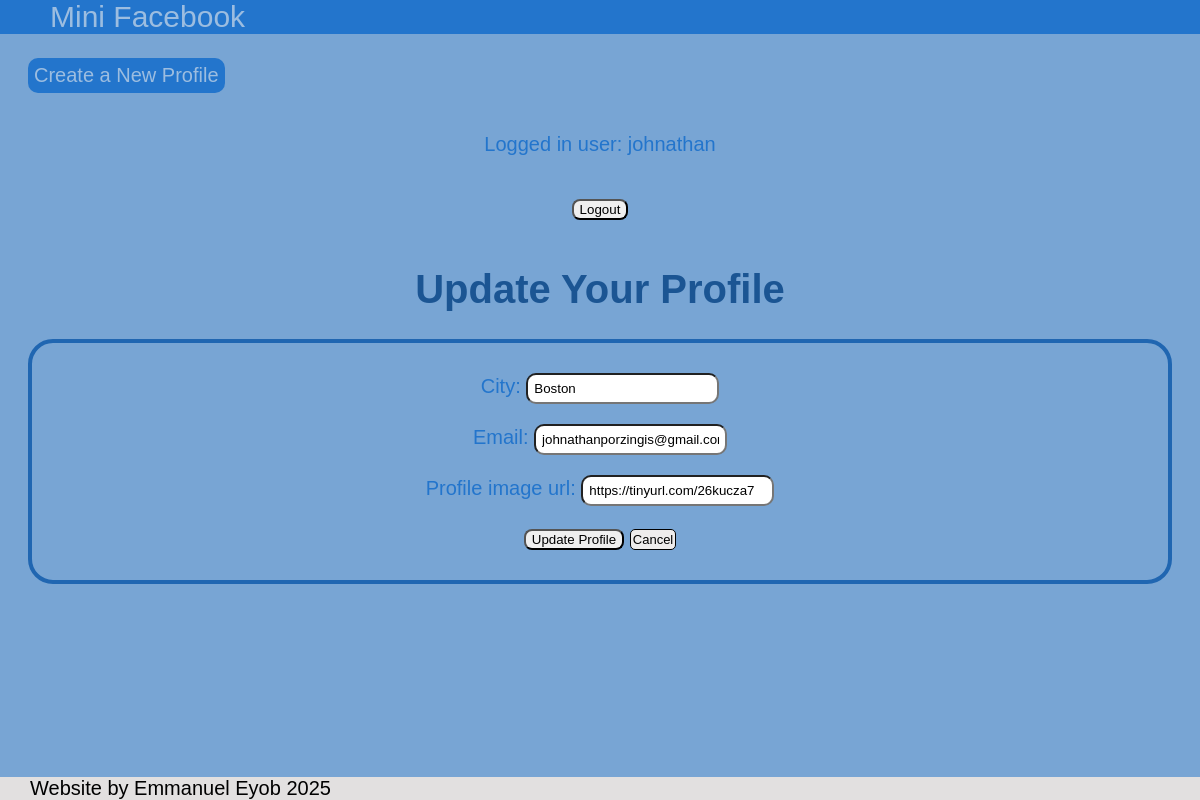
/mini_fb/profile/update (signed in), run on an earlier commit of the app's database.
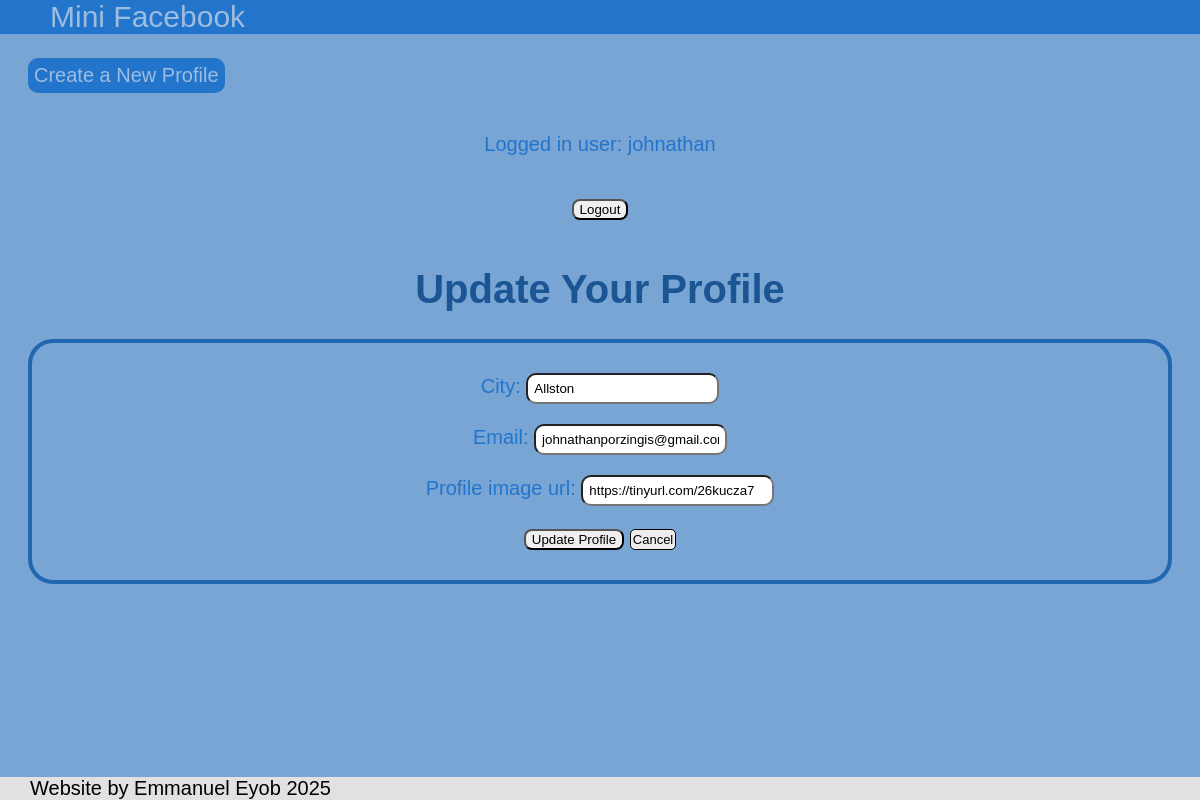
And on a later commit of the database.
### mini_fb/models.py (models this page shows, shortened)
class Profile(models.Model):
  first_name = models.CharField(blank=False)
  last_name = models.CharField(blank=False)
  city = models.CharField(blank=False)
  email= models.EmailField(blank=False)
  profile_image_url = models.URLField(blank=False)
  user = models.ForeignKey(User, on_delete=models.CASCADE, null=True, blank=True)

### mini_fb/views.py (the view, shortened to what this page needs)
# urls.py: path('profile/update', UpdateProfileView.as_view(), name='update_profile'),
class UpdateProfileView(LoginRequiredMixin, UpdateView):
   model = Profile
   template_name = 'mini_fb/update_profile_form.html'
   form_class = UpdateProfileForm
   def get_object(self):
      return Profile.objects.get(user=self.request.user) # Replaces pk usage to get an object

### mini_fb/forms.py
class UpdateProfileForm(forms.ModelForm):
  class Meta:
    model = Profile
    fields = ['city', 'email', 'profile_image_url']

### mini_fb/templates/mini_fb/update_profile_form.html (shortened to what this page needs)
{% extends "mini_fb/base.html" %}
{% block content %}
<h1>Update Your Profile</h1>
<div class="border-container">
  <form method="POST" class="profile-form">
    {{ form.as_p }}
    <button type="submit" class="update-profile">Update Profile</button>
    <a href="{% url 'show_profile' profile.pk %}" class="cancel-button">Cancel</a>
  </form>
</div>
{% endblock %}

### mini_fb/templates/mini_fb/base.html (shortened to what this page needs)
<!DOCTYPE html>
{% load static %}
<html>
<head>
  <link rel="stylesheet" href="{% static 'styles3.css' %}">
</head>
<body>
  <header>
    Mini Facebook
  </header>
  <main>
    <a href="{% url 'create_profile' %}" class="button create-profile-link">Create a New Profile</a>
    {% if request.user.is_authenticated %}
    <p>Logged in user: {{ request.user }}</p>
    <div class="logout">
      <form method="post" action="{% url 'logout' %}">
        <button type="submit">Logout</button>
      </form>
    </div>
    {% else %}
    <div class="login">
      <a href="{% url 'login' %}">Login</a>
    </div>
    {% endif %}
    {% block content %}
    {% endblock %}
  </main>
  <footer>
    Website by Emmanuel Eyob 2025
  </footer>
</body>
</html>

### static/styles3.css (style rules this page uses)
body { font-family: Verdana, Geneva, Tahoma, sans-serif; font-size: 20px; background-color: rgb(120, 165, 212); padding: 20px; height: 100%; }
p { color: rgb(35, 117, 204); text-align: center; }
h1 { text-align: center; color: rgb(27, 85, 147); }
header { background-color: rgb(35, 117, 204); width: 100%; top: 0; left: 0; position: fixed; padding-left: 50px; color: rgb(156, 189, 224); font-size: 30px; }
main { padding-bottom: 50px; }
footer { background-color: rgb(226, 224, 224); position: fixed; bottom: 0; left: 0; width: 100%; padding-left: 30px; }
a { color: rgb(35, 117, 204); display: block; text-align: center; padding: 20px; }
.profile-form { text-align: center; padding: 10px; }
.create-profile-link { display: inline-block; margin-top: 30px; top: 0; left: 2; }
.cancel-button { display: inline-block; background-color: rgb(238, 236, 236); color: black; border-radius: 5px; border: 1.5px solid; padding: 2px; text-decoration: none; font-size: 13px; }
.button { border-radius: 10px; background-color: rgb(35, 117, 204); color: rgb(156, 189, 224); margin-bottom: 20px; padding: 6px; margin-top: 30px; text-decoration: none; display: inline-block; }
button { cursor: pointer; }
.update-profile { margin-bottom: 20px; }
form input { padding: 6px; border-radius: 10px; }
form button { border-radius: 8px; }
.border-container { border: 4px solid rgb(32, 102, 177); border-radius: 25px; }
.logout { text-align: center; padding: 20px; }

What changed in the data, as far as the page shows it:
changed Profile "johnathanporzingis@gmail.com": city "Boston" → "Allston"
